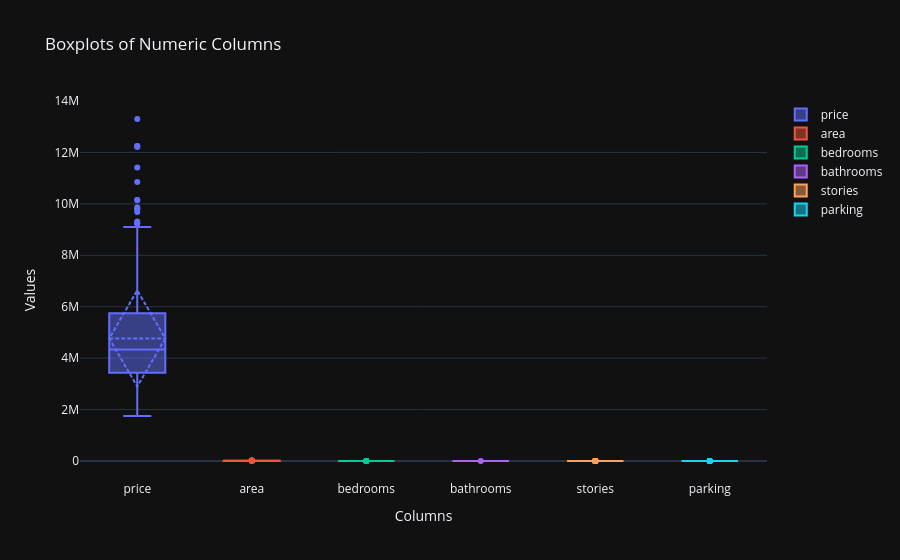

Here is the notebook cell this chart was saved with:
### Code cell
import plotly.graph_objects as go

fig = go.Figure()

for column in df.select_dtypes(include='number').columns:
    fig.add_trace(
        go.Box(
            y=df[column],
            name=column,
            boxmean='sd'  # shows mean & std
        )
    )

fig.update_layout(
    title="Boxplots of Numeric Columns",
    xaxis_title="Columns",
    yaxis_title="Values"
)

fig.show()

### Figure 1 — Plotly figure (JSON) as saved in the notebook; plotly's stock layout.template omitted (floating-point values rounded to 4 significant figures; data arrays with more than 128 entries replaced by an {"elided": "..."} marker saying what was removed)
{"data": [{"boxmean": "sd", "name": "price", "y": {"elided": "545 int values"}, "type": "box"}, {"boxmean": "sd", "name": "area", "y": {"elided": "545 int values"}, "type": "box"}, {"boxmean": "sd", "name": "bedrooms", "y": {"elided": "545 int values"}, "type": "box"}, {"boxmean": "sd", "name": "bathrooms", "y": {"elided": "545 int values"}, "type": "box"}, {"boxmean": "sd", "name": "stories", "y": {"elided": "545 int values"}, "type": "box"}, {"boxmean": "sd", "name": "parking", "y": {"elided": "545 int values"}, "type": "box"}], "layout": {"title": {"text": "Boxplots of Numeric Columns"}, "xaxis": {"title": {"text": "Columns"}}, "yaxis": {"title": {"text": "Values"}}}}
